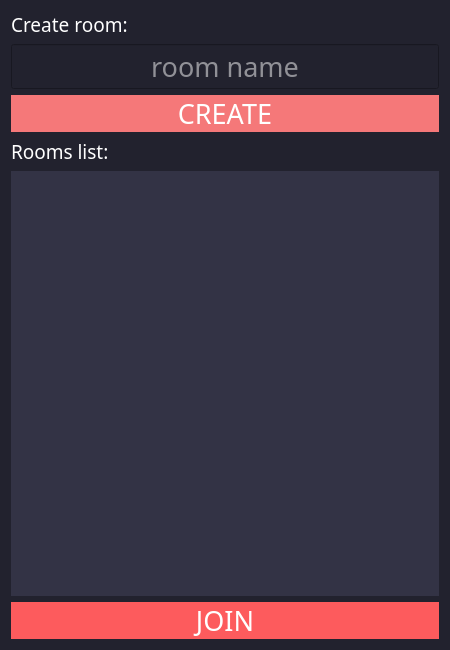
<?xml version="1.0" encoding="UTF-8"?>
<ui version="4.0">
 <class>RoomWindow</class>
 <widget class="QWidget" name="RoomWindow">
  <property name="geometry">
   <rect>
    <x>0</x>
    <y>0</y>
    <width>450</width>
    <height>650</height>
   </rect>
  </property>
  <property name="minimumSize">
   <size>
    <width>450</width>
    <height>650</height>
   </size>
  </property>
  <property name="maximumSize">
   <size>
    <width>450</width>
    <height>650</height>
   </size>
  </property>
  <property name="windowTitle">
   <string>Hangman - Choose room</string>
  </property>
  <property name="styleSheet">
   <string notr="true">background-color: #22222e</string>
  </property>
  <layout class="QVBoxLayout" name="verticalLayout_2">
   <item>
    <widget class="QLabel" name="label_2">
     <property name="font">
      <font>
       <family>Sitka</family>
       <pointsize>14</pointsize>
      </font>
     </property>
     <property name="styleSheet">
      <string notr="true">color: #fff;border: none;</string>
     </property>
     <property name="text">
      <string>Create room:</string>
     </property>
    </widget>
   </item>
   <item>
    <widget class="QLineEdit" name="room_name">
     <property name="font">
      <font>
       <family>Sitka</family>
       <pointsize>20</pointsize>
      </font>
     </property>
     <property name="styleSheet">
      <string notr="true">color: #fff;</string>
     </property>
     <property name="text">
      <string/>
     </property>
     <property name="alignment">
      <set>Qt::AlignCenter</set>
     </property>
     <property name="placeholderText">
      <string>room name</string>
     </property>
    </widget>
   </item>
   <item>
    <widget class="QPushButton" name="create_button">
     <property name="enabled">
      <bool>false</bool>
     </property>
     <property name="font">
      <font>
       <family>Sitka</family>
       <pointsize>20</pointsize>
      </font>
     </property>
     <property name="cursor">
      <cursorShape>PointingHandCursor</cursorShape>
     </property>
     <property name="styleSheet">
      <string notr="true">background-color: #f57879;color: #fff;border: none;</string>
     </property>
     <property name="text">
      <string>CREATE</string>
     </property>
    </widget>
   </item>
   <item>
    <widget class="QLabel" name="label">
     <property name="font">
      <font>
       <family>Sitka</family>
       <pointsize>14</pointsize>
      </font>
     </property>
     <property name="styleSheet">
      <string notr="true">color: #fff;</string>
     </property>
     <property name="text">
      <string>Rooms list:</string>
     </property>
    </widget>
   </item>
   <item>
    <widget class="QTableWidget" name="rooms_table">
     <property name="styleSheet">
      <string notr="true">background-color: #333345;color: #fff;border:none;</string>
     </property>
    </widget>
   </item>
   <item>
    <widget class="QPushButton" name="choose_button">
     <property name="enabled">
      <bool>false</bool>
     </property>
     <property name="font">
      <font>
       <family>Sitka</family>
       <pointsize>20</pointsize>
      </font>
     </property>
     <property name="cursor">
      <cursorShape>PointingHandCursor</cursorShape>
     </property>
     <property name="styleSheet">
      <string notr="true">background-color: #fd5b5d;
color: #fff;border: none;</string>
     </property>
     <property name="text">
      <string>JOIN</string>
     </property>
    </widget>
   </item>
  </layout>
 </widget>
 <resources/>
 <connections/>
</ui>
